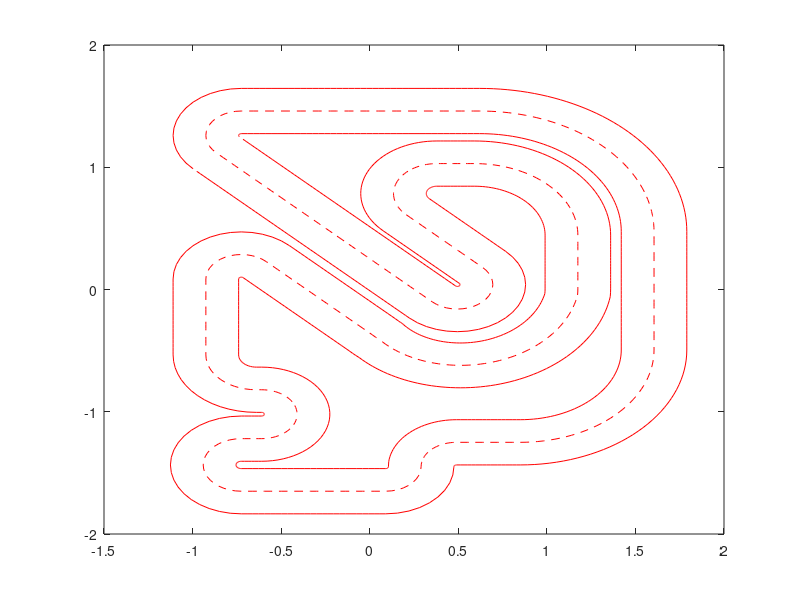

Recreate this plot in MATLAB. (Note: this script raises an error after producing the figure.)
clear all
clc
close all

laps = {'noprogress_lap', 'base_lap', 'noise_lap', 'gp_lap'}
load('track.mat');

% for j=1:length(laps)
%     lap_name = laps{j};
%     lap = 1;
%     t = 0;
%     Ts = 0.03;
%     h = figure
%     filename = strcat(lap_name, '.gif');
%     load(strcat(lap_name, '.mat'));
%     for i=1:length(data.x)
%         plot_car(data.x(:,i)', track, t, lap);
%         %pause(0.01)
%         frame = getframe(h);
%         im = frame2im(frame);
%         [imind, cm] = rgb2ind(im, 256);
%         if t == 0
%             imwrite(imind, cm, filename, 'gif', 'Loopcount', inf, 'DelayTime', 0.03);
%         else
%             imwrite(imind, cm, filename, 'gif', 'WriteMode', 'append', 'DelayTime', 0.0);
%         end
% 
%         t = t + Ts
%     end
% end



close all
hold off
    figure(1);
    plot(track.outer(1,:),track.outer(2,:),'r')
    hold on
    plot(track.inner(1,:),track.inner(2,:),'r')
    plot(track.center(1,:),track.center(2,:),'--r')
plots = [];
for j=1:length(laps)
    lap_name = laps{j};
    load(strcat(lap_name, '.mat'));
    plots = [plots plot(data.x(1,:), data.x(2,:))];
end
legend(plots, laps);
axis([-1.5,2.7,-2,2.5])